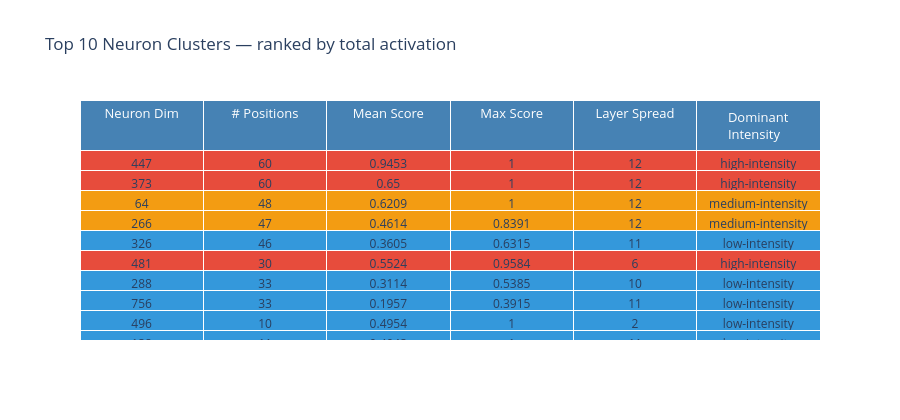

Write notebook code for a chart like this one.
### Code cell
if not NNSIGHT_AVAILABLE:
    print("Skipping - nnsight not available")
else:
    row_bg = [INTENSITY_COLORS.get(v, "#ecf0f1") for v in top_clusters["dominant_intensity"]]
    fig = go.Figure(go.Table(
        header=dict(values=["Neuron Dim","# Positions","Mean Score","Max Score","Layer Spread","Dominant Intensity"],
                    fill_color="steelblue", font=dict(color="white", size=13), align="center"),
        cells=dict(values=[top_clusters["source_index"], top_clusters["n_positions"],
                            top_clusters["mean_score"].round(4), top_clusters["max_score"].round(4),
                            top_clusters["layer_spread"], top_clusters["dominant_intensity"]],
                   fill_color=[row_bg] * 6, align="center", font=dict(size=12)),
    ))
    fig.update_layout(title=f"Top {TOP_N_CLUSTERS} Neuron Clusters — ranked by total activation", height=420)
    fig.show()

### Figure 1 — Plotly figure (JSON) as saved in the notebook; plotly's stock layout.template omitted (floating-point values rounded to 4 significant figures)
{"data": [{"cells": {"align": "center", "fill": {"color": [["#e74c3c", "#e74c3c", "#f39c12", "#f39c12", "#3498db", "#e74c3c", "#3498db", "#3498db", "#3498db", "#3498db"], ["#e74c3c", "#e74c3c", "#f39c12", "#f39c12", "#3498db", "#e74c3c", "#3498db", "#3498db", "#3498db", "#3498db"], ["#e74c3c", "#e74c3c", "#f39c12", "#f39c12", "#3498db", "#e74c3c", "#3498db", "#3498db", "#3498db", "#3498db"], ["#e74c3c", "#e74c3c", "#f39c12", "#f39c12", "#3498db", "#e74c3c", "#3498db", "#3498db", "#3498db", "#3498db"], ["#e74c3c", "#e74c3c", "#f39c12", "#f39c12", "#3498db", "#e74c3c", "#3498db", "#3498db", "#3498db", "#3498db"], ["#e74c3c", "#e74c3c", "#f39c12", "#f39c12", "#3498db", "#e74c3c", "#3498db", "#3498db", "#3498db", "#3498db"]]}, "font": {"size": 12}, "values": [[447, 373, 64, 266, 326, 481, 288, 756, 496, 138], [60, 60, 48, 47, 46, 30, 33, 33, 10, 11], [0.9453, 0.65, 0.6209, 0.4614, 0.3605, 0.5524, 0.3114, 0.1957, 0.4954, 0.4043], [1.0, 1.0, 1.0, 0.8391, 0.6315, 0.9584, 0.5385, 0.3915, 1.0, 1.0], [12, 12, 12, 12, 11, 6, 10, 11, 2, 11], ["high-intensity", "high-intensity", "medium-intensity", "medium-intensity", "low-intensity", "high-intensity", "low-intensity", "low-intensity", "low-intensity", "low-intensity"]]}, "header": {"align": "center", "fill": {"color": "steelblue"}, "font": {"color": "white", "size": 13}, "values": ["Neuron Dim", "# Positions", "Mean Score", "Max Score", "Layer Spread", "Dominant Intensity"]}, "type": "table"}], "layout": {"height": 420, "title": {"text": "Top 10 Neuron Clusters — ranked by total activation"}}}
